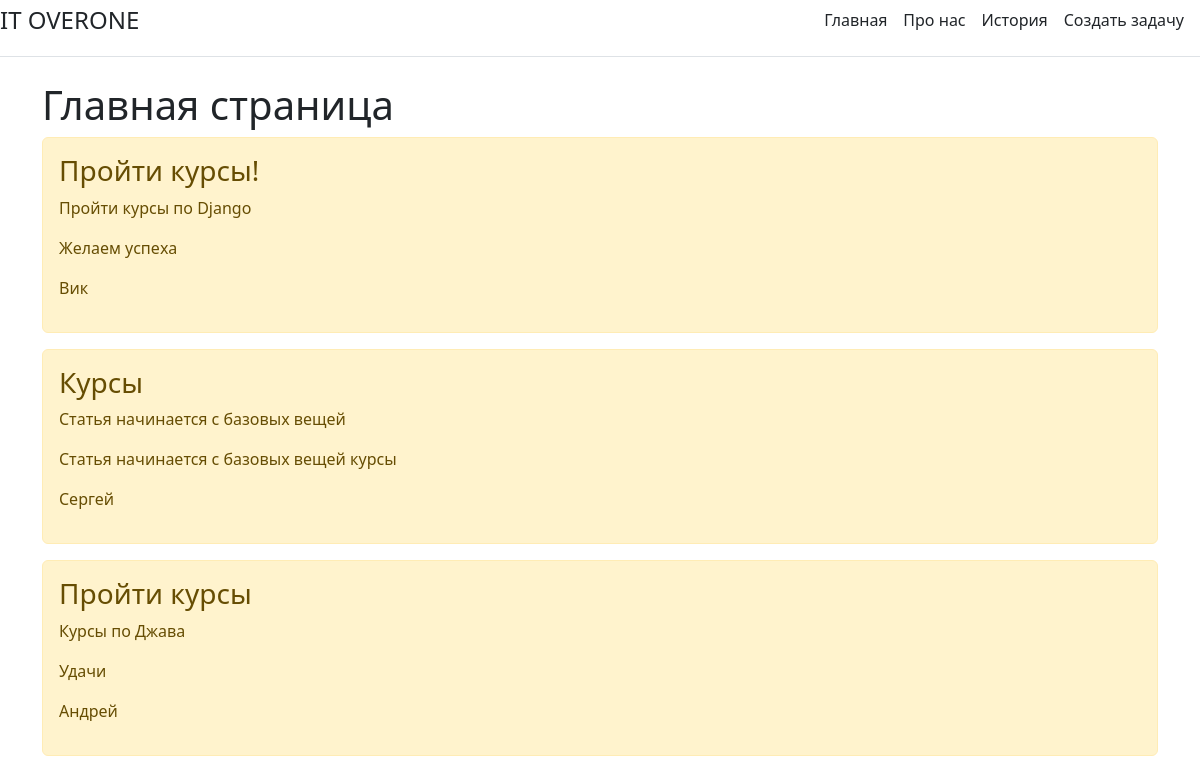
The page / on the database its author committed.
### main/models.py (models this page shows, shortened)
class Task(models.Model):
    title = models.CharField('Название', max_length=50)
    name = models.CharField(max_length=20)
    task = models.TextField('Описание')
    text = models.TextField('Содержание')
    class Meta:
        verbose_name = "Задача"
        verbose_name_plural = "Задачи"

### main/views.py (the view)
# urls.py: path('', views.index, name='home'),
def index(request):
    tasks = Task.objects.order_by('id')
    return render(request, 'index.html', {'title': 'Главная страница', 'tasks': tasks})

### main/templates/index.html (shortened to what this page needs)
{% extends 'base.html'%}
{% block content%}
    <h1>Главная страница</h1>
    {% if tasks %}
    {% for el in tasks %}
    <div class="alert alert-warning mt-2">
        <h3>{{el.title}}</h3>
        <p>{{el.task}}</p>
        <p>{{el.text}}</p>
        <p>{{el.name}}</p>
    </div>
    {% endfor %}
    {% else %}
        <p>У вас нету записей</p>
    {% endif %}
{% endblock %}

### main/templates/base.html (shortened to what this page needs)
<!DOCTYPE html>
<html lang="ru">
<head>
    <link rel="stylesheet" href="https://cdn.jsdelivr.net/npm/bootstrap@5.2.3/dist/css/bootstrap.min.css">
</head>
<body>
    <div class="d-flex flex-column flex-md-row align-items-center pb-3 mb-4 border-bottom">
      <a href="/" class="d-flex align-items-center text-dark text-decoration-none">
        <span class="fs-4"><font style="vertical-align: inherit;"><font style="vertical-align: inherit;">IT OVERONE</font></font></span>
      </a>
      <nav class="d-inline-flex mt-2 mt-md-0 ms-md-auto">
        <a class="me-3 py-2 text-dark text-decoration-none" href="{% url 'home'%}">Главная</a>
        <a class="me-3 py-2 text-dark text-decoration-none" href="{% url 'about'%}">Про нас</a>
        <a class="me-3 py-2 text-dark text-decoration-none" href="{% url 'history'%}">История</a>
        <a class="me-3 py-2 text-dark text-decoration-none" href="{% url 'create' %}">Создать задачу</a>
      </nav>
    </div>
    <div class="container">
        {% block content%}{% endblock %}
    </div>
</body>
</html>

### rows shown on the page
Task: title "Пройти курсы!", task "Пройти курсы по Django", text "Желаем успеха", name "Вик"
Task: title "Курсы", task "Статья начинается с базовых вещей", text "Статья начинается с базовых вещей курсы", name "Сергей"
Task: title "Пройти курсы", task "Курсы по Джава", text "Удачи", name "Андрей"
